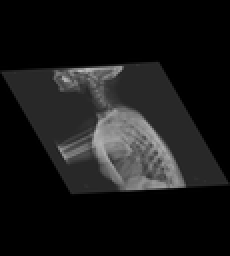
%> input picture 05/affined_img.bmp, 115 x 128 px, shrunk from 566 x 630 before the run (shown 2 times larger)
$ octave --eval "result = median_filt(imread('affined_img.bmp'));"   (GNU Octave 9; MATLAB toolbox functions it lacks are replaced by stand-ins)
%> lines starting %> are read from the running program, lines starting %| are printed output that depends on the picture
function J = median_filt(I)
% 02. Median Filter - (b)
% perform the same function medfilt2().

% Check input image size.
[r,c] = size(I);
%> r = 128; c = 115
% Define the window size(5 * 5).
M = 5;
% Define pad size and pixel size, output image size.
pad_size = floor(M/2);
pixels = zeros(M.^2, 1);
J = zeros(r,c);

pad_image = padarray(I, [pad_size pad_size], 0, 'post');
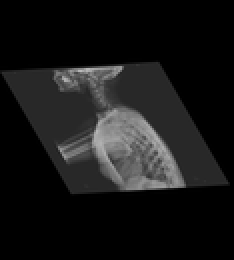
%> pad_image: size 130x117 uint8 (shown 2 times larger); min 0, max 187, mean 22.9
pad_iamge = padarray(I, [pad_size pad_size], 0, 'pre');
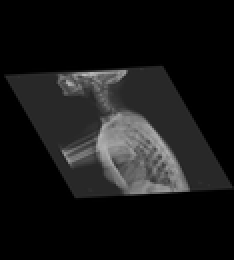
%> pad_iamge: size 130x117 uint8 (shown 2 times larger); min 0, max 187, mean 22.9; mean of the top-left, top-right, bottom-left and bottom-right quarters 22.1, 14.9, 18.7, 35.9

[pad_r, pad_c] = size(pad_image);
%> pad_r = 130; pad_c = 117

for i = 1 + pad_size : pad_r - pad_size
    for j = 1 + pad_size : pad_c - pad_size
        idx = uint8(1);

        for hx = i - pad_size : i + pad_size
            for hy = j - pad_size : j + pad_size
                pixels(idx) = uint8(pad_image(hx, hy));
                idx = idx + 1;
            end
        end
        sort_pixel = sort(pixels);
        median_val = median(sort_pixel);
        J(i - pad_size, j - pad_size) = median_val;
    end
end
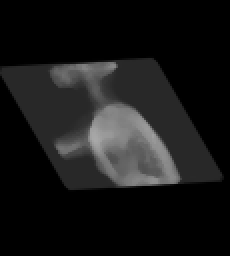
%> J: size 128x115 double (shown 2 times larger); min 0, max 168, mean 23.2
%> after the loop, pixels = 25 values from 0 to 0

figure('Name', 'Median filter');
subplot(1,2,1), imshow(I); title('Original sad image');
subplot(1,2,2), imshow(J,[]); title('Apply median filter');

end

$ run again, on 05/sadimg2.bmp
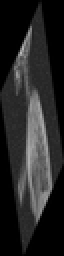
%> input picture 05/sadimg2.bmp, 32 x 128 px, shrunk from 64 x 256 before the run (shown 2 times larger)
%> in median_filt, `pad_iamge = padarray(I, [pad_size pad_size], 0, 'pre');`:
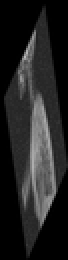
%> pad_iamge: size 130x34 uint8 (shown 2 times larger); min 0, max 185, mean 34.8; mean of the top-left, top-right, bottom-left and bottom-right quarters 28.2, 31.2, 27.5, 52.4
%> after the loop in median_filt, `for i = 1 + pad_size : pad_r - pad_size`:
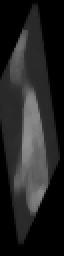
%> J: size 128x32 double (shown 2 times larger); min 0, max 144, mean 35.5
%> after the loop in median_filt, `for i = 1 + pad_size : pad_r - pad_size`: pixels = 25 values from 0 to 0
